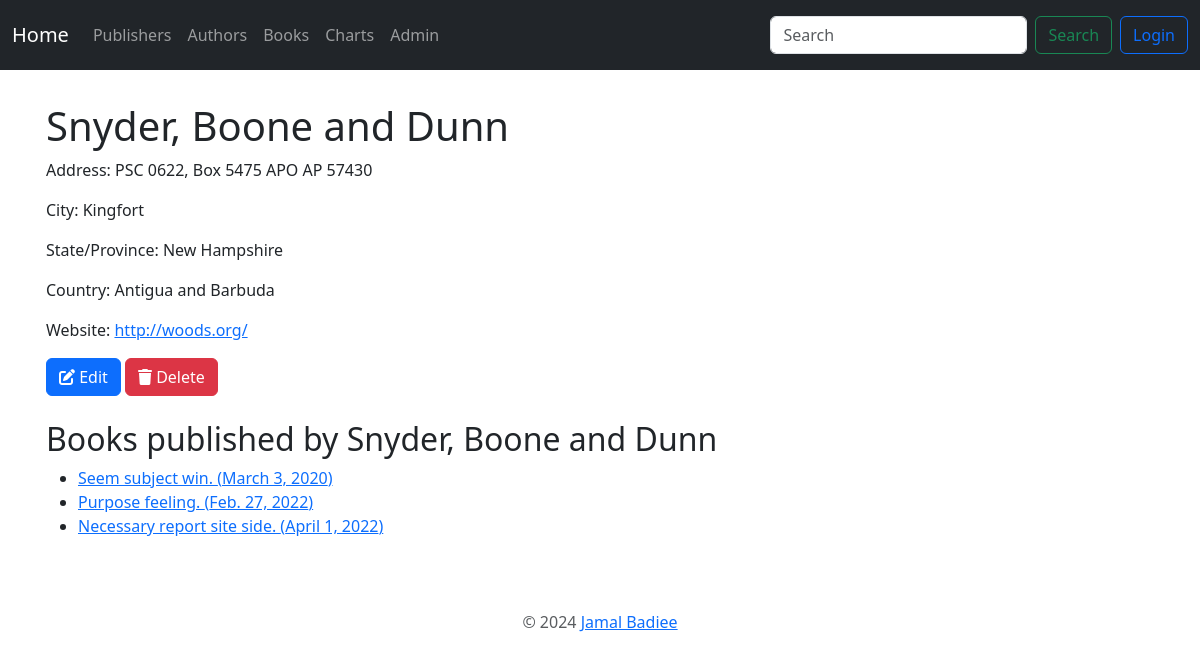
Page /publishers/7/ on the earlier database version.
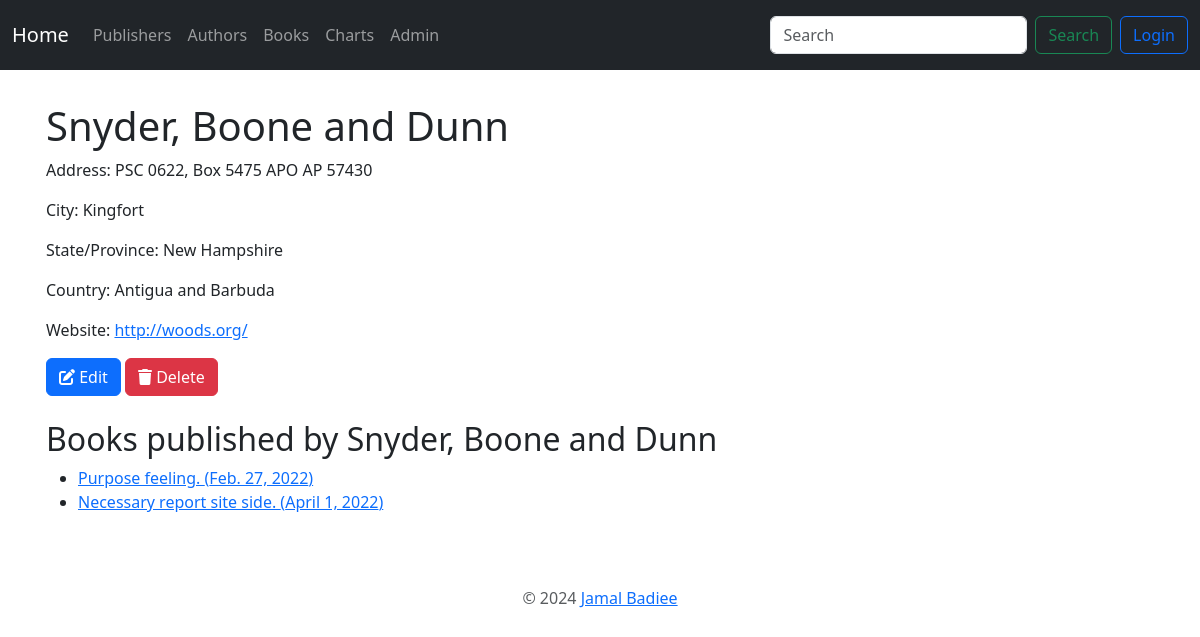
Same page on the later database version.
### book_app/models.py (models this page shows, shortened)
class Book(models.Model):
    title = models.CharField(max_length=100)
    authors = models.ManyToManyField("Author")
    cover = models.ImageField(upload_to="book_covers", null=True, blank=True)
    publisher = models.ForeignKey(Publisher, on_delete=models.PROTECT)
    publication_date = models.DateField()
    class Meta:
        ordering = ["-id"]

### book_app/views.py (the view)
# urls.py: path('publishers/<int:pk>/', PublisherDetailView.as_view(),
class PublisherDetailView(DetailView):
    model = Publisher
    context_object_name = 'publisher'
    def get_context_data(self, **kwargs):
        context = super().get_context_data(**kwargs)
        context['books'] = Book.objects.filter(publisher=self.object)
        return context

### book_app/templates/book_app/publisher_detail.html (shortened to what this page needs)
{% extends 'book_app/base.html' %}
{% block content %}
<h1>{{ publisher.name }}</h1>
<p>Address: {{ publisher.address }}</p>
<p>City: {{ publisher.city }}</p>
<p>State/Province: {{ publisher.state_province }}</p>
<p>Country: {{ publisher.country }}</p>
<p>Website: <a href="{{ publisher.website }}">{{ publisher.website }}</a></p>
<a href="{% url 'book_app:publisher_edit' publisher.pk %}" class="btn btn-primary">
    <i class="fas fa-edit"></i> Edit
</a>
<a href="{% url 'book_app:publisher_delete' publisher.pk %}" class="btn btn-danger">
    <i class="fas fa-trash"></i> Delete
</a>
<br>
<br>
<h2>Books published by {{ publisher.name }}</h2>
<ul>
    {% for book in books %}
    <li><a href="{% url 'book_app:book_detail' book.pk %}">{{ book.title }} ({{ book.publication_date }})</a></li>
    {% empty %}
    <li>No books found for this publisher.</li>
    {% endfor %}
</ul>
{% endblock %}

Differences in the rows shown:
removed Book: title "Seem subject win.", publication_date "March 3, 2020"
